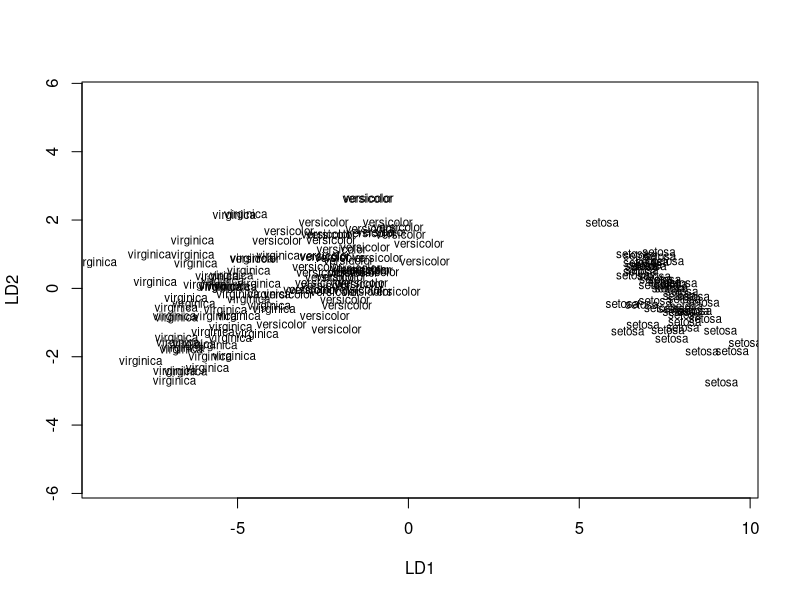
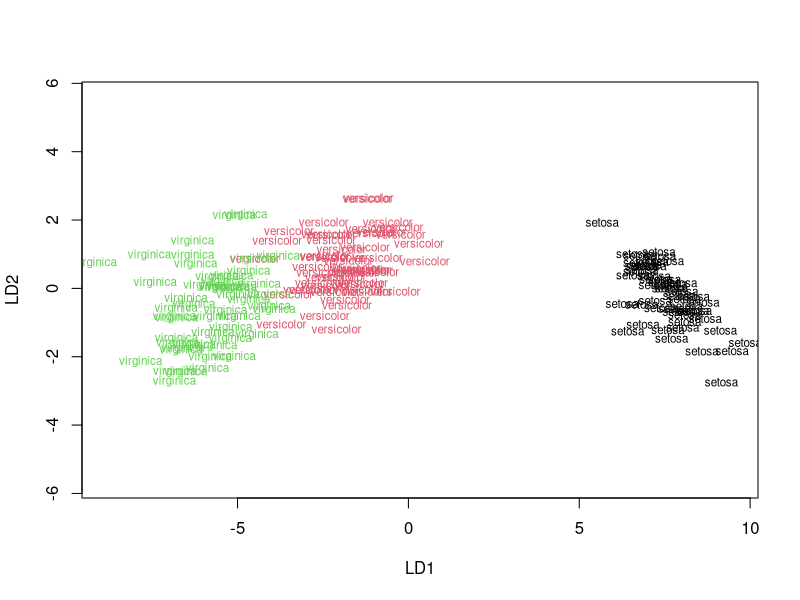
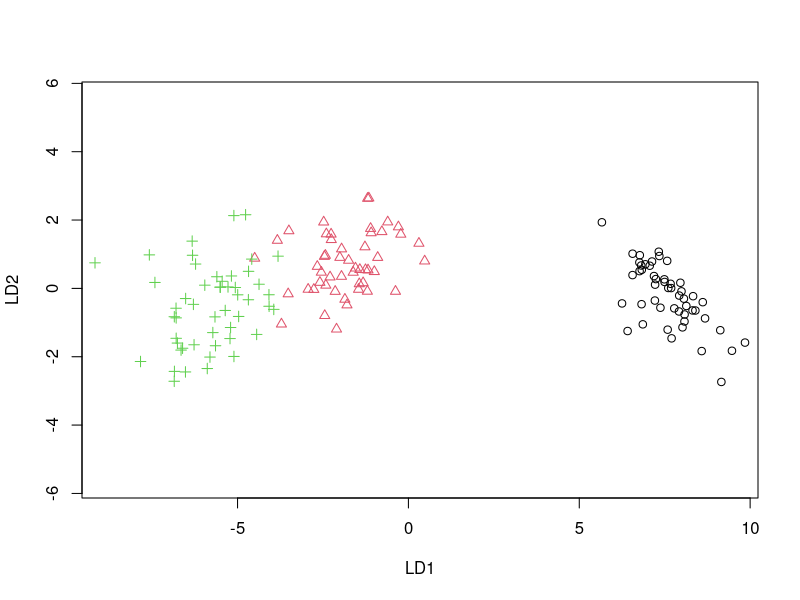
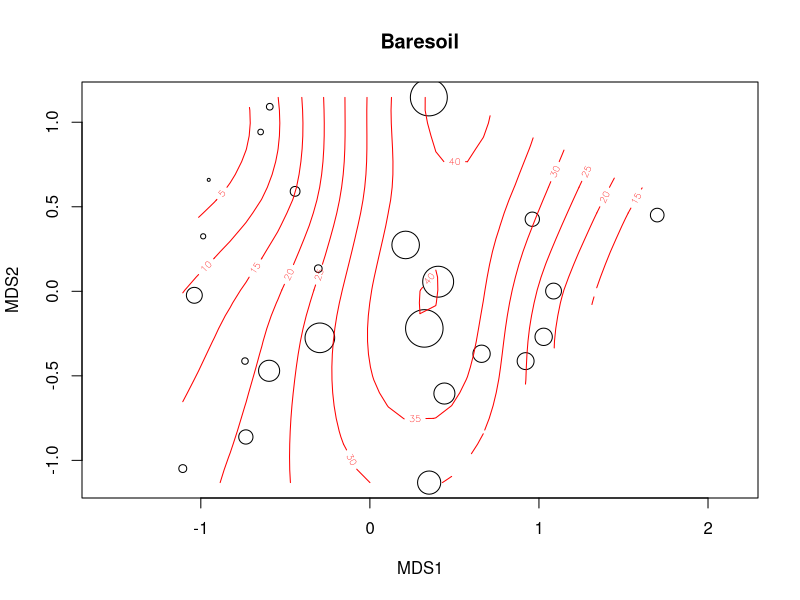

Reproduce these figures in R, in order. (Note: this script raises an error after producing the figures.)
## Objectives:
## 1.  Managing packages
## 2.  Writing your own functions
## 3.  Control structures (if, for)
## 4.  Writing packages

##############
## Packages ##
##############

## Before we start programming our own R functions, we need to know what is already
## available, how to find it and how to install it on our computer. In addition to the
## core, R can be extended by a wide variety of packages. Individual R packages are
## installed in one or more libraries on your computer/server. The words library and
## package are often used interchangeably, but technically a library is a collection of
## packages.

## As an example, R does not include a function for linear discriminant analysis. There is
## a function in the MASS package that does this. MASS is the package written to accompany
## one of the primary R reference texts, "Modern Applied Statistics with S". MASS is one of
## the recommended R packages, and is included in the standard R distribution. However,
## before you can use it, you need to tell R to fetch it from the library:

library(MASS)

## Now all the functions and help files from MASS are available to you:

?lda

## Here's a quick example. We won't worry about the details.

z <- lda(Species ~ ., iris)
z

## Default plot:
plot(z)

## With colors:
plot(z, col = unclass(iris$Species))

## With symbols:
eqscplot(predict(z)$x, pch = unclass(iris$Species), col = unclass(iris$Species))


## If you want to use a package that is not distributed with the R basic installation,
## you'll need to download and install it. To get started, the canonical source for R
## packages is found at the R website:

browseURL("http://www.r-project.org")

## The menu-bar on the left side has an entry for CRAN under Download, Packages. CRAN
## stands for the Comprehensive R Archive Network. Click on that link, then pick one of
## the mirrors. All the mirrors have the same information, so just pick one close by.

## (Unfortunately, the R website adheres to cutting-edge web design practice circa 1996,
## which makes it awkward to link to specific pages.)

## A new menu appears on the left. Two key links are: 'packages' and 'task views'.
## Packages provides a list of all the packages submitted to CRAN, sorted by name or date.
## These packages are submitted by the user community. The CRAN system insures that they
## meet minimum code standards, and are installable on your system. It does not insure
## that they are statistically sound or analytically appropriate. It is up to you, or more
## realistically, your research community, to evaluate the packages you use. If a
## particular package is in regular use by your peers, (frequently cited in the
## literature, recommended and/or provided by discipline experts etc), then you may be
## reasonably confident that it does what you need it to do.

## Searching througn packages by their names is tedious. The 'Task Views' contains a
## subset of R packages, grouped by area of interest. For instance, there are task views
## for phylogenetics, genetics, and environmetrics.

## Outside of the CRAN system, you can also find R packages:

browseURL("http://www.bioconductor.org/:")
browseURL("http://r-forge.r-project.org/")

## For packages that are under very active development, r-forge will often have the latest
## version, whereas CRAN may be a few weeks or months behind.

## Getting a package from CRAN is very easy. Lets try the vegan pacakge, which contains
## many useful functions for vegetation analysis. The easiest way to start is simply to
## tell R you want to install packages:

install.packages()

## R will open up a new window and prompt you to select a repository. Then you will be
## offered a list of packages to choose from. If you do not have permission to install
## files to the root R installation, R will offer to install them to your personal home
## directory instead.

## Once this is done, you can now load the vegan library and start using it:

library(vegan)

## An ordination example from the vegan documentation:

data(varespec)
data(varechem)
vare.dist <- vegdist(varespec)
vare.mds <- monoMDS(vare.dist)
with(varechem, ordisurf(vare.mds, Baresoil, bubble = 5))

## Again, we won't worry about the details for this code.

## Once a package is loaded, it will remain loaded for the rest of your R session. It is
## usually not a problem to have a package loaded if you're not using it. However, it is good
## practice to only load packages if you are going to use them.


#######################
## Writing Functions ##
#######################

## So now you have a very quick introduction to R, and you know how to find and install
## packages. Sooner or later, you'll need to do something that isn't in an existing
## package. Maybe it will just be automating something that you do a lot with your own
## data, or it could be developing a new statistical technique. Either way, you'll want to
## use R's programming features.

## You've already used functions written by others. Writing your own function is really no
## harder. You define a function with the a function called 'function', and you assign it
## to an object so you can call it.

myfun <- function() {
  ## This function doesn't do anything!
}

myfun()

## A few things to notice. First, 'function' is followed by parentheses. These contain the
## function arguments. In this case, there are none, so the function can't take any input.
## After the parentheses are braces. Everything inside the braces is part of the function.
## In this case, the only thing inside the braces is a comment, which does nothing.

## When you call a function, even if it doesn't have any arguments, you need to include
## the parentheses. Otherwise, instead of calling the function, R will display its
## contents instead:

myfun

## A very common source of confusion for R beginners is to forget the parentheses after a
## function, resulting in a torrent of R code being spit out on the screen.

## In most cases, in order for a function to be useful, it needs to return a value. By
## default, the function will return the value of the last expression in the function
## body. In myfun, the last expression is a comment, which has no value, so myfun returns
## NULL. We can make it marginally more useful by adding a value:

myfun <- function(){
  ## This function always returns 42
  42
}

myfun()

## Slightly more useful now. But most functions need to have arguments:

myfun <- function(x){
  ## This function returns its argument
  x
}

myfun(20)

myfun(30)

## Note that the argument you use in 'function' produces a local variable, accessible only
## from inside the function body. If an object with the same name occurs outside the
## function, it is 'masked' by the function argument:

x = 100
x
myfun(6)
x

## The x inside myfun is completely separate from the x outside the function. However, if
## you refer to an object in your function that isn't an argument, R will look for it in
## the global environment instead.

myfun <- function(x) {
  ## This funciton adds y to its argument
  x + y
}

y = 10
myfun(5)
myfun(20)

y = 100
myfun(5)
myfun(20)

## Note that it is usually a bad idea to refer to variables in the global environment from
## inside your function body. This is an easy way to create hard-to-find bugs.

## As currently defined, myfun requires an argument:

myfun()

## We can assign x a default value with the equal sign:

myfun <- function(x = 42){
  ## Returns the argument, which defaults to 42
  x
}

myfun(5)
myfun(-1000)
myfun("hello")
myfun()

## This is one case where '=' and '<-' are not the same. You should always use '=' in
## function definitions.

## Functions can include a combination of required and optional arguments:

myfun <- function(x, y = 17, message = "hi there"){
  print(message)
  x + y
}

myfun(20)

## If you want to return multiple values, you need to combine them together into a list:

myfun <- function(x, y = 17, message = "hi there"){
  list(mysum = x + y, mymessage = message)
}

myfun(20)

###############
## Exercises ##
###############

## Write a function that returns the mean of two values

## Modify the function such that the second value defaults to 10

## What happens if you pass two vectors of equal length to this function, instead of two
## single numbers?

## Write a function that takes three arguments, calculates the quadratic formula, and
## returns the two solutions as a list (the quadratic equation is -b +/- sqrt(b^2 -4ac)/2a)


########################
## if else statements ##
########################

## Clearly, you can use functions to save a lot of typing when you're making complex
## calculations. You can also use them to filter and manipulate data. The 'if' statement
## is very useful for this:

if(1 + 1 == 2) {
  print("Everything's peachy") 
}

## The if statement starts with the word 'if', followed by a test in parentheses. If the
## test is TRUE, or a non-zero number, the expression in the braces following the test
## will be evaluated.

## You may also include an 'else' clause. The code inside the braces following the word
## 'else' gets evaluated only when the test is FALSE or zero:

if(1 + 1 == 3){
  print("test was true")
} else {
  print("test was false")
}

###############
## For loops ##
###############

## For loops in R work much like they do in bash, with slightly different syntax:

for(i in c("cat", "dog", "fish")) {
  print(i)
}

for(i in 1:10){
  print(i^2)
}

## You can nest loops too:

for(i in 1:10) {
  for(j in letters[1:5]){
    print(paste(i, j))
  }
}

## A common use of for loops is to 'walk' across a vector or matrix. There are often
## alternatives that produce faster code, but for is usually easier to figure out. (see
## the help for apply, tapply, sapply etc for alternatives).

set.seed(1)                                 # so we all get the same matrix
mymat <- matrix(sample(1:100, 20), nrow = 5, ncol = 4)

mymat

for(i in 1:5) {
  for(j in 1:4){
    print(mymat[i, j])
  }
}

###############
## Exercises ##
###############

## 1
## Write a function that takes two arguments, and returns a list containing the mean of
## the two arguments, the smaller number, and the larger number. Hint: use an if
## statement with < in the test.

## 2
## Write a function that takes two arguments - a vector of numbers and a minimum value.
## The function returns the vector with all the values that are less than the minimum
## value removed.

## 2b
## Modify 2 so that the minimum value has a default value of 10

## 3
## Write a function that calculates the geometric mean of a vector of numbers. Hint: you
## calculate the geometric mean by multiplying the N numbers together, then taking the Nth
## root of the product. Taking the Nth root is the same as raising to the exponent 1/N.
## The functions prod() and length() will be helpful.

## 4
## Write a function that takes a vector as an argument, and returns the mean of the lowest
## and highest values in the vector.

## 5
## Write a function that subtracts the lowest value in a matrix from every value in the
## matrix.

